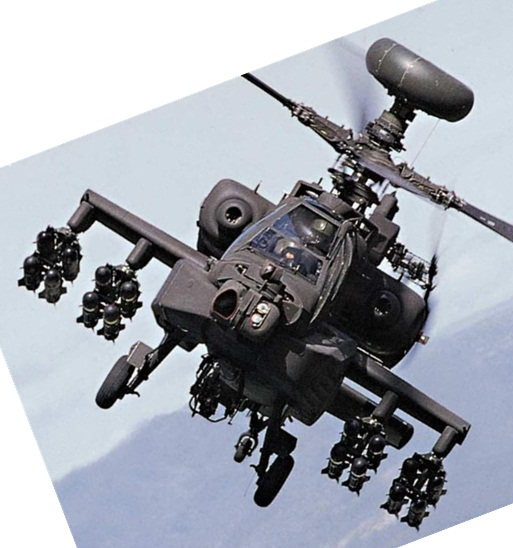
#> input picture lab3-SIFT/target.jpg, 513 x 548 px, found by its file name
$ python main.py
#> lines starting #> are read from the running program, lines starting #| are printed output that depends on the picture; after the words box and inside, x2 and y2 are one past the last pixel; in counts of white or black regions, pixels touching at a corner belong together
import cv2
import numpy as np
import matplotlib.pyplot as plt
import math

from numpy import dtype
from pyarrow import int32
from scipy.ndimage import zoom

def gauss_filter(sigma=1.6, k = 3):
    ax = np.arange(-k, k + 1)
    x, y = np.meshgrid(ax, ax)
    gauss_mat = np.exp(-(x ** 2 + y ** 2) / (2 * sigma ** 2))
    gauss_mat /= 2 * np.pi * sigma ** 2
    return gauss_mat / gauss_mat.sum()

def rotary_matrix(theta):
    rad = theta / 180 * math.pi
    return np.array([[math.cos(rad), -math.sin(rad)], [math.sin(rad), math.cos(rad)]])

def sift_opt(path):
#> called with path = 'E:/ICE2607/lab3-SIFT/target.jpg'
    image = cv2.imread(path, cv2.IMREAD_COLOR)
#> image is the input picture: shape (548, 513, 3); mean B, G, R 173.1, 164.6, 160.6
    image_grey = cv2.cvtColor(image, cv2.COLOR_BGR2GRAY)
    H, W = image_grey.shape
#> H = 548; W = 513

    img = []
    sigma = 1.6
    init_image = cv2.filter2D(image_grey, -1, gauss_filter(sigma = (sigma ** 2 - 0.5 * 0.5) ** 0.5))
    img.append(init_image)

    scale = 2
    level = math.floor(math.log2(min(H, W))) - 6
#> level = 3
    for i in range(level):
        prev_img = img[-1]
        new_width = prev_img.shape[1] // scale
        new_height = prev_img.shape[0] // scale
        img1 = cv2.resize(prev_img, (new_width, new_height))
        img1 = cv2.filter2D(img1, -1, gauss_filter(sigma = (sigma ** 2 - (0.5 * sigma) ** 2) ** 0.5))
        img.append(img1)
#> this loop made 3 passes
#> pass 2, in sift_opt, `img1 = cv2.filter2D(img1, -1, gauss_filter(sigma = (sigma ** 2 - (0.5 ..`:
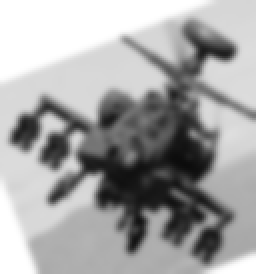
#> img1: shape (137, 128) (shown 2 times larger); min 11, max 255, mean 164.4
#> after the loop, img = 4 items

    keypoints = []
    for i, imgi in enumerate(img):
        corners = cv2.goodFeaturesToTrack(imgi, maxCorners=200, qualityLevel=0.01, minDistance=10, blockSize=3, k=0.04)
        for j in corners:
            keypoints.append(np.array([j[0][0], j[0][1], i]))
#> this loop made 4 passes
#> after the loop, keypoints = 419 items, first 6: [415, 111, 0], [42, 283, 0], [407, 121, 0], [362, 224, 0], [243, 75, 0], [385, 259, 0]

    filter = []
    for kpt in keypoints:
        x = int(kpt[0])
        y = int(kpt[1])
        layer = int(kpt[2])
        radius = round(3 * 1.5 * sigma)
        img_i = img[layer]
        h, w = img_i.shape


        deg = np.zeros(36, dtype = int)
        for i in range(-radius, radius + 1):
            r = x + i
            if r <= 0 or r >= h - 1:
                continue
            for j in range(-radius, radius + 1):
                c = y + j
                if c <= 0 or c >= w - 1:
                    continue
                dx = int(img_i[r][c + 1]) - int(img_i[r][c - 1])
                dy = int(img_i[r - 1][c]) - int(img_i[r + 1][c])

                dx = int(dx)
                dy = int(dy)

                mag = (dx * dx + dy * dy) ** 0.5
                if dy >= 0:
                    ang = math.atan2(dy, dx)
                else:
                    ang = math.atan2(dy, dx) + 2 * math.pi
                ang = ang * 180 / math.pi

                bin = round(0.1 * ang)
                if bin >= 36:
                    bin -= 36
                elif bin < 0:
                    bin += 36
                weight = np.exp(-(i ** 2 + j ** 2) /  (2 * radius ** 2))
                deg[bin] += mag * weight
        is_zero = True
        for i in range(len(deg)):
            if deg[i] != 0:
                is_zero = False
        if is_zero:
            continue
        max_deg = max(deg)
        for i in range(36):
            if deg[i] == max_deg:
                dir = i
        filter.append((x * (2 ** (layer)), y * (2 ** (layer)), dir))
#> this loop made 419 passes
#> (kpt, x, y, max_deg) on passes 1, 3, 4: ([415, 111, 0], 415, 111, 264), ([407, 121, 0], 407, 121, 787), ([362, 224, 0], 362, 224, 135)
#> after the loop, filter = 398 items, first 6: (415, 111, 28), (407, 121, 32), (362, 224, 18), (243, 75, 1), (385, 259, 24), (99, 332, 21)


    sift = []
    for i in range(len(filter)):
        is_edge = False
        x = filter[i][0]
        y = filter[i][1]
        theta = filter[i][2] * 10
        for j in (-7.5, 7.5):
            for k in (-7.5, 7.5):
                R_M = rotary_matrix(theta)
                pos = R_M @ np.array([[j], [k]])
                x_ = pos[0][0] + x
                y_ = pos[1][0] + y
                if x_ <= 2 or x_ >= H - 3 or y_ <= 2 or y_ >= W - 3:
                    is_edge = True
        if is_edge:
            continue

        cnt = np.zeros((4, 4, 8), dtype = float)
        for j in range(-8, 8):
            for k in range(-8, 8):
                R_M = rotary_matrix(theta)
                pos = R_M @ np.array([[j + 0.5], [k + 0.5]])
                x_ = pos[0][0] + x
                y_ = pos[1][0] + y

                dx1 = x_ - math.floor(x_)
                dx2 = math.ceil(x_) - x_
                dy1 = y_ - math.floor(y_)
                dy2 = math.ceil(y_) - y_

                _x = math.floor(x_)
                _y = math.floor(y_)

                gradxy = np.array([int(image_grey[_x][_y + 1]) - int(image_grey[_x][_y - 1]),
                                   int(image_grey[_x - 1][_y]) - int(image_grey[_x + 1][_y])])
                gradx1y1 = np.array([int(image_grey[_x + 1][_y + 2]) - int(image_grey[_x + 1][_y]),
                                    int(image_grey[_x][_y + 1]) - int(image_grey[_x + 2][_y + 1])])
                gradx1y = np.array([int(image_grey[_x + 1][_y + 1]) - int(image_grey[_x + 1][_y]),
                                   int(image_grey[_x][_y]) - int(image_grey[_x + 2][_y])])
                gradxy1 = np.array([int(image_grey[_x][_y + 2]) - int(image_grey[_x][_y]),
                                   int(image_grey[_x - 1][_y + 1]) - int(image_grey[_x + 1][_y + 1])])

                dxy = dx2 * dy2 * gradxy + dx1 * dy1 * gradx1y1 + dx1 * dy2 * gradx1y + dx2 * dy1 * gradxy1
                DX = dxy[0]
                DY = dxy[1]

                mag = (DX * DX + DY * DY) ** 0.5
                if DY >= 0:
                    ang = math.atan2(DY, DX)
                else:
                    ang = math.atan2(DY, DX) + 2 * math.pi
                ang = ang * 180 / math.pi

                bin = round(ang / 45)
                if bin >= 8:
                    bin -= 8
                elif bin <0:
                    bin += 8
                posi = math.floor((j + 8) / 4)
                posj = math.floor((k + 8) / 4)
                cnt[posi][posj][bin] += mag
        is_empty = True
        for _ in cnt:
            for __ in _:
                for ___ in __:
                    if ___ != 0:
                        is_empty = False
        if is_empty:
            continue
        cnt = cnt / (np.sum(np.square(cnt)) ** 0.5)
        cnt = cnt.reshape(1, -1)
        sift.append((x, y, np.copy(cnt)))
#> this loop made 398 passes
#> (x, y, theta) on pass 1: (415, 111, 280)
    return sift

path1 = "E:/ICE2607/lab3-SIFT/target.jpg"
path2 = "E:/ICE2607/lab3-SIFT/dataset/5.jpg"
sift1 = sift_opt(path1)
sift2 = sift_opt(path2)
#> call 2 of sift_opt, with path = 'E:/ICE2607/lab3-SIFT/dataset/5.jpg'
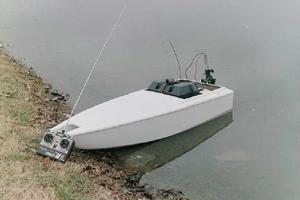
#> input picture lab3-SIFT/dataset/5.jpg, 300 x 200 px, found by its file name
#> in sift_opt, image is the input picture: shape (200, 300, 3); mean B, G, R 142.1, 147.2, 146.9
#> in sift_opt (call 2), `image_grey = cv2.cvtColor(image, cv2.COLOR_BGR2GRAY)`:
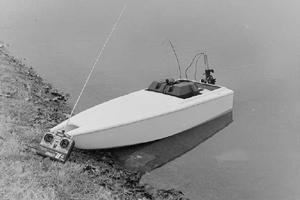
#> image_grey: shape (200, 300); min 1, max 247, mean 146.6
#> in sift_opt (call 2), `init_image = cv2.filter2D(image_grey, -1, gauss_filter(sigma = (sigma ..`:
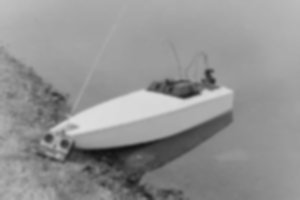
#> init_image: shape (200, 300); min 16, max 221, mean 146.6
#> the loop in sift_opt (call 2), `for i, imgi in enumerate(img):` made 2 passes
#> the loop in sift_opt (call 2), `for kpt in keypoints:` made 140 passes
#> kpt on passes 1 to 12: [73, 144, 0], [210, 71, 0], [63, 131, 0], [199, 93, 0], [212, 81, 0], [56, 155, 0], [148, 89, 0], [42, 141, 0], [167, 81, 0], [51, 130, 0], [85, 169, 0], [46, 157, 0]
#> the loop in sift_opt (call 2), `for i in range(len(filter)):` made 128 passes

num = 0
match = []
for i in range(len(sift1)):
    maxn = 0.0
    id = 0
    for j in range(len(sift2)):
        tot = 0.0
        for k in range(128):
            tot += sift1[i][2][0][k] * sift2[j][2][0][k]
        if tot > maxn:
            maxn = tot
            id = j
    if maxn >= 0.7:
        match.append((i, id))
            # num += 1

img1 = cv2.imread(path1, cv2.IMREAD_COLOR)
img2 = cv2.imread(path2, cv2.IMREAD_COLOR)

img1 = cv2.cvtColor(img1, cv2.COLOR_BGR2RGB)
#> img1: shape (548, 513, 3)
img2 = cv2.cvtColor(img2, cv2.COLOR_BGR2RGB)

h1, w1, _ = img1.shape
h2, w2, _ = img2.shape

canvas_height = max(h1, h2)
canvas_width = w1 + w2
canvas = 255 * np.ones((canvas_height, canvas_width, 3), dtype=np.uint8)
#> canvas: shape (548, 813, 3); every value is 255

canvas[:h1, :w1, :] = img1
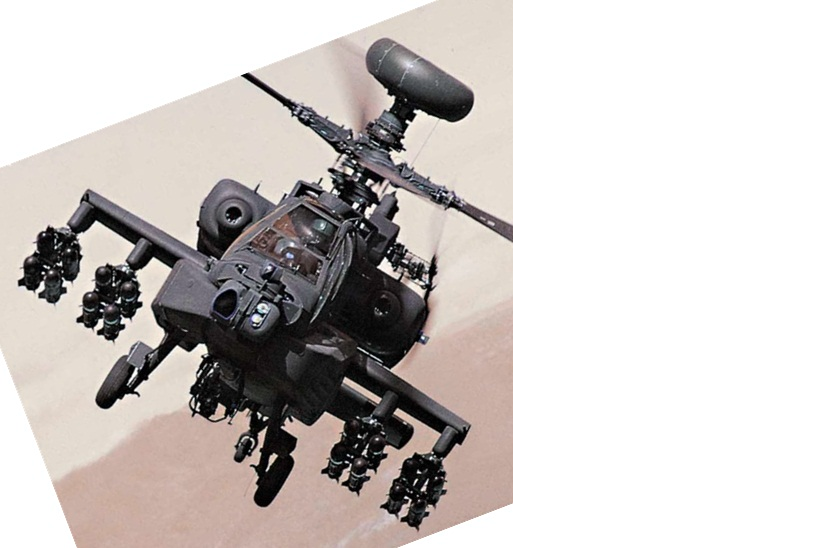
#> canvas: shape (548, 813, 3); mean of channels 0, 1, 2 195.4, 197.9, 203.3; drawn as B, G, R
canvas[:h2, w1:w1 + w2, :] = img2
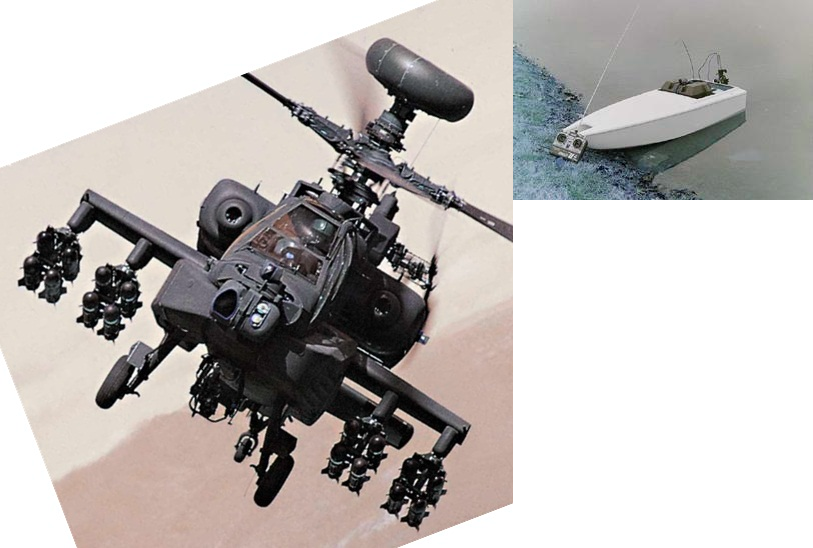
#> canvas: shape (548, 813, 3); 13.47% of pixels changed, all inside (x1, y1, x2, y2) = (513, 0, 813, 200); drawn as B, G, R

plt.figure(figsize=(12, 6))
plt.imshow(canvas)
for (i, j) in match:

    x1 = sift1[i][0]
    y1 = sift1[i][1]

    x2 = sift2[j][0]
    y2 = sift2[j][1]

    plt.scatter(x1, y1, color='red', s=50)
    plt.scatter(x2 + w1, y2, color='blue', s=50)

    plt.plot([x1, x2 + w1], [y1, y2], color='yellow', linewidth=1.5)
#> this loop made 30 passes
#> (i, j) on passes 1 to 12: (1, 105), (13, 25), (16, 10), (17, 30), (29, 33), (45, 93), (63, 58), (65, 57), (82, 31), (94, 70), (102, 57), (119, 10)

plt.axis('off')
plt.show()
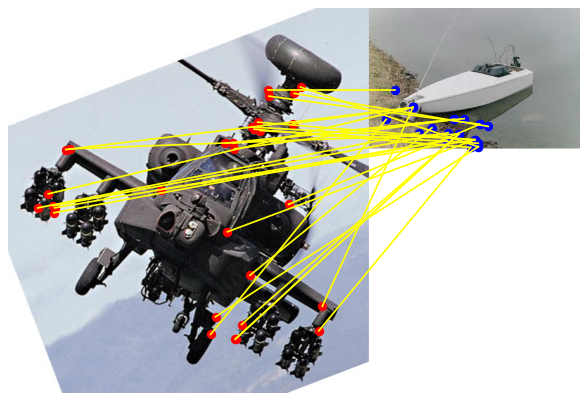
#> figure drawn by matplotlib, 1 panel


# [13 lines of commented-out code are left out]
